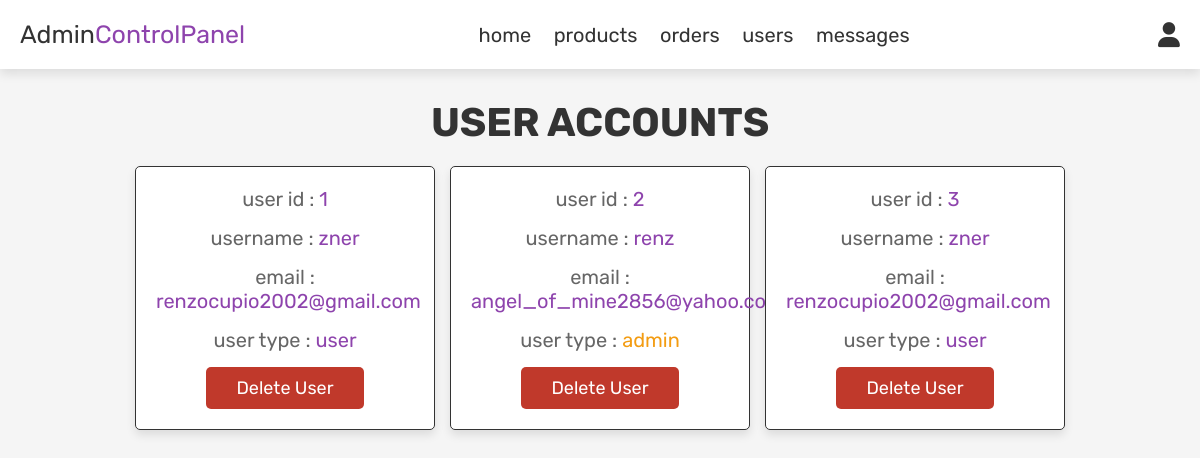
The app's page /project/admin_users.php (signed in) with its own data.
### tables this page shows
CREATE TABLE `users` (
  `id` int(100) NOT NULL,
  `name` varchar(100) NOT NULL,
  `email` varchar(100) NOT NULL,
  `password` varchar(100) NOT NULL,
  `user_type` varchar(20) NOT NULL DEFAULT 'user'
);

### project/admin_users.php (the view, shortened to what this page needs)
<?php
include 'config.php';
?>
<!DOCTYPE html>
<html lang="en">
<head>
   <link rel="stylesheet" href="https://cdnjs.cloudflare.com/ajax/libs/font-awesome/6.0.0/css/all.min.css">
   <link rel="stylesheet" href="css/admin_style.css">
</head>
<body>
<?php include 'admin_header.php'; ?>
<section class="users">
   <h1 class="title"> user accounts </h1>
   <div class="box-container">
      <?php
         $select_users = mysqli_query($conn, "SELECT * FROM `users`") or die('query failed');
         while($fetch_users = mysqli_fetch_assoc($select_users)){
      ?>
      <div class="box">
         <p> user id : <span><?php echo $fetch_users['id']; ?></span> </p>
         <p> username : <span><?php echo $fetch_users['name']; ?></span> </p>
         <p> email : <span><?php echo $fetch_users['email']; ?></span> </p>
         <p> user type : <span style="color:<?php if($fetch_users['user_type'] == 'admin'){ echo 'var(--orange)'; } ?>"><?php echo $fetch_users['user_type']; ?></span> </p>
         <a href="admin_users.php?delete=<?php echo $fetch_users['id']; ?>" onclick="return confirm('delete this user?');" class="delete-btn">delete user</a>
      </div>
      <?php
         };
      ?>
   </div>
</section>
</body>
</html>

### project/css/admin_style.css (style rules this page uses)
:root { --purple:#8e44ad; --red:#c0392b; --orange:#f39c12; --black:#333; --white:#fff; --light-color:#666; --light-white:#ccc; --light-bg:#f5f5f5; --border:.1rem solid var(--black); --box-shadow:0 .5rem 1rem rgba(0,0,0,.1); }
* { font-family: 'Rubik', sans-serif; margin:0; padding:0; box-sizing: border-box; outline: none; border:none; text-decoration: none; transition:all .2s linear; }
html { font-size: 62.5%; overflow-x: hidden; }
body { background-color: var(--light-bg); }
section { padding:3rem 2rem; }
.title { text-align: center; margin-bottom: 2rem; text-transform: uppercase; color:var(--black); font-size: 4rem; }
.btn, .option-btn, .delete-btn, .white-btn { display: inline-block; margin-top: 1rem; padding:1rem 3rem; cursor: pointer; color:var(--white); font-size: 1.8rem; border-radius: .5rem; text-transform: capitalize; }
.delete-btn { background-color: var(--red); }
.users .box-container { display: grid; grid-template-columns: repeat(auto-fit, 30rem); justify-content: center; gap:1.5rem; max-width: 1200px; margin:0 auto; align-items: flex-start; }
.users .box-container .box { background-color: var(--white); padding:2rem; border:var(--border); box-shadow: var(--box-shadow); border-radius: .5rem; text-align: center; }
.users .box-container .box p { padding-bottom: 1.5rem; font-size: 2rem; color:var(--light-color); }
.users .box-container .box p span { color:var(--purple); }
.users .box-container .box .delete-btn { margin-top: 0; }

### records on screen
users: id "1", name "zner", email "renzocupio2002@gmail.com", user_type "user"
users: id "2", name "renz", email "angel_of_mine2856@yahoo.com", user_type "admin"
users: id "3", name "zner", email "renzocupio2002@gmail.com", user_type "user"
